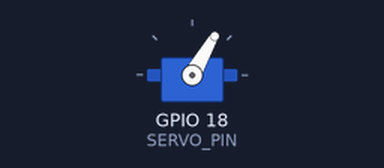
Simulated run of this sketch. Board: ESP32. Parts: servo.

Above: at 0.05 s.
At 2.0 s:
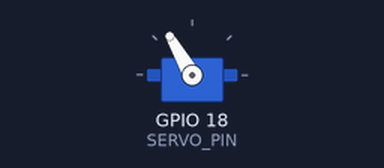
At 4.0 s:
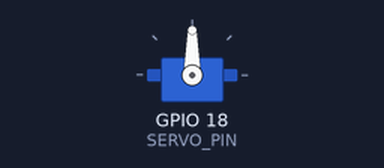
Timing chart, 0 to 5.2 s (numbered marks = the images above):
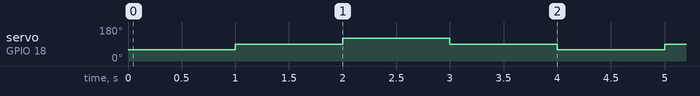

The sketch:

servo_gate.ino
```cpp
#include <ESP32Servo.h>
// Bench test only; guard pinch points and use a suitable separate servo supply.
Servo testServo;
const int SERVO_PIN = 18;
void setup() { Serial.begin(115200); testServo.attach(SERVO_PIN, 500, 2400); }
void loop() {
  testServo.write(60); delay(1000);
  testServo.write(90); delay(1000);
  testServo.write(120); delay(1000);
  testServo.write(90); delay(1000);
}
```

Measured:
- by itself, servo on GPIO 18 (SERVO_PIN): repeats every 4.0 s: 120° 1.0 s, 90° 1.0 s, 60° 1.0 s, 90° 1.0 s
